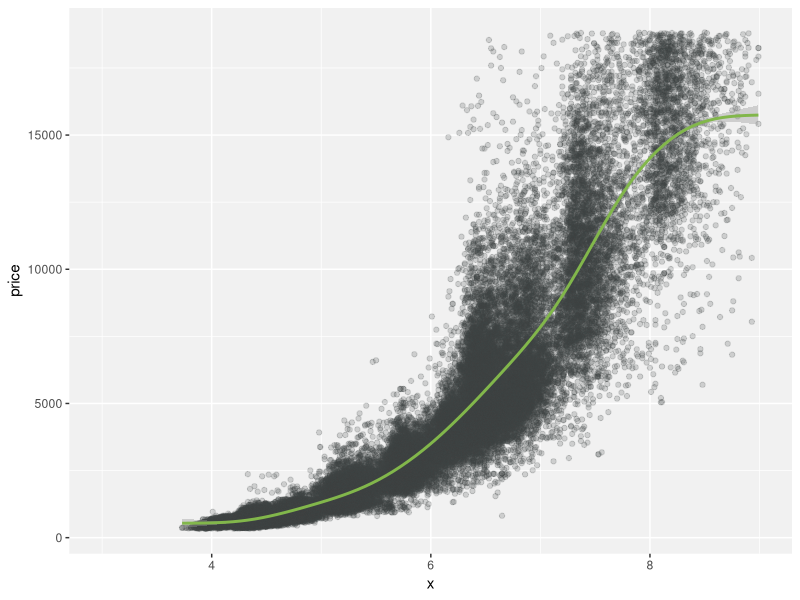
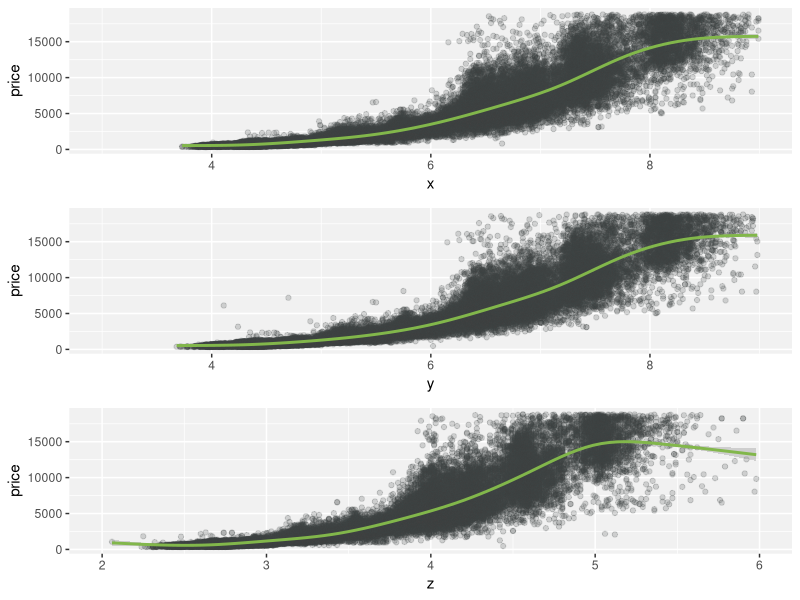
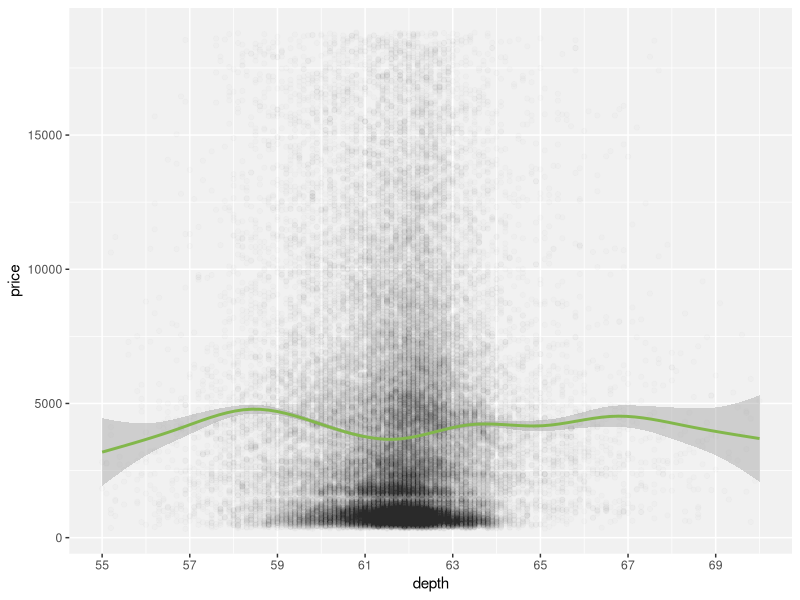
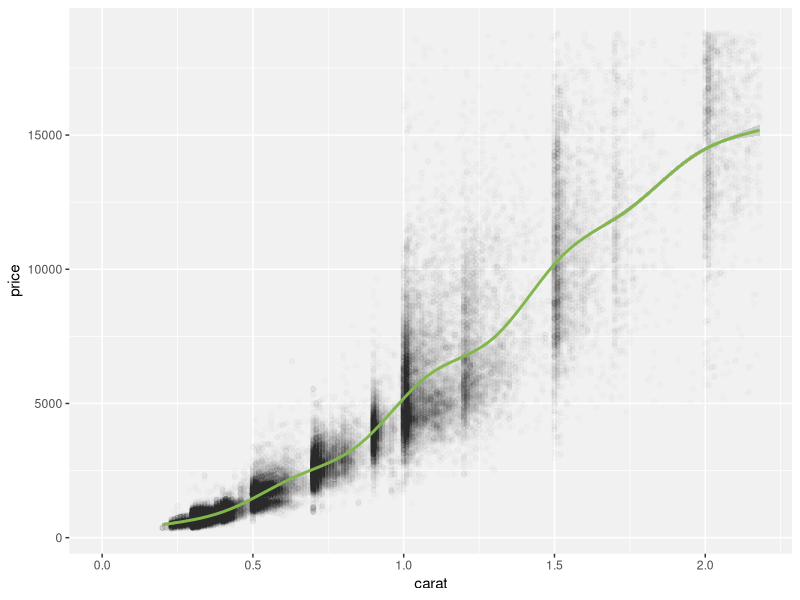
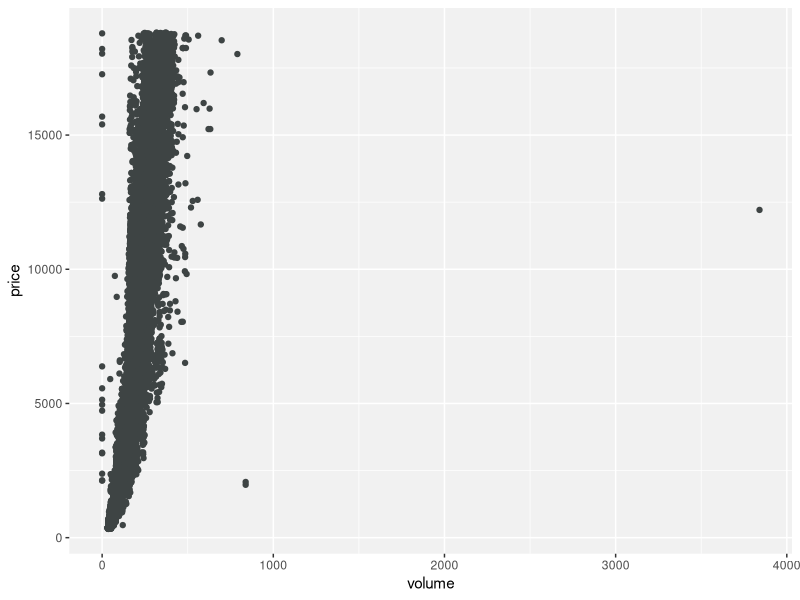

Here is the R script that generated these plots, in order: (Note: this script raises an error after producing the figures.)
## ---- chunk 1
library(ggplot2) #must load the ggplot package first
data(diamonds) #loads the diamonds data set since it comes with the ggplot package
summary(diamonds)
str(diamonds)
?diamonds
## ---- chunk 2
ggplot(aes(x=x, y=price), data=diamonds) + 
  geom_point(alpha=0.2, color=I("#3e4444")) + 
  geom_smooth(color=I("#82b74b")) +
  xlim(3, 9) +
  theme(panel.background = element_rect(fill = I("#f1f1f1")))
## ---- chunk 3
library(gridExtra)
p1 <- ggplot(aes(x=x, y=price), data=diamonds) + 
        geom_point(alpha=0.2, color=I("#3e4444")) + 
        geom_smooth(color=I("#82b74b")) +
        xlim(3, 9) +
        theme(panel.background = element_rect(fill = I("#f1f1f1")))
p2 <- ggplot(aes(x=y, y=price), data=diamonds) + 
        geom_point(alpha=0.2, color=I("#3e4444")) + 
        geom_smooth(color=I("#82b74b")) +
        xlim(3, 9) +
        theme(panel.background = element_rect(fill = I("#f1f1f1")))
p3 <- ggplot(aes(x=z, y=price), data=diamonds) + 
        geom_point(alpha=0.2, color=I("#3e4444")) + 
        geom_smooth(color=I("#82b74b")) +
        xlim(2, 6) +
        theme(panel.background = element_rect(fill = I("#f1f1f1")))
grid.arrange(p1, p2, p3, ncol = 1)
## ---- chunk 4
with(diamonds, cor.test(x, price, method="pearson"))
with(diamonds, cor.test(y, price, method="pearson"))
with(diamonds, cor.test(z, price, method="pearson"))
## ---- chunk 5
ggplot(aes(x=depth, y=price), data=diamonds) + 
  geom_point(alpha=0.01, color=I("#3e4444")) + 
  geom_smooth(color=I("#82b74b")) +
  scale_x_continuous(breaks=seq(55, 70, 2), limits=c(55, 70)) +
  theme(panel.background = element_rect(fill = I("#f1f1f1")))
## ---- chunk 6
with(diamonds, cor.test(depth, price, method="pearson"))
## ---- chunk 7
ggplot(aes(x=carat, y=price), data=diamonds) + 
  geom_point(alpha=0.01, color=I("#3e4444")) + 
  geom_smooth(color=I("#82b74b")) +
  scale_x_continuous(breaks=seq(0, 2.5, 0.5), limits=c(0, quantile(diamonds$carat, 0.99))) +
  theme(panel.background = element_rect(fill = I("#f1f1f1")))
## ---- chunk 8
with(diamonds, cor.test(carat, price, method="pearson"))
## ---- chunk 9
diamonds$volume <- with(diamonds, x * y *z)
## ---- chunk 10
ggplot(aes(x=volume, y=price), data=diamonds) + 
  geom_point(alpha=1, color=I("#3e4444")) + 
  theme(panel.background = element_rect(fill = I("#f1f1f1")))
## ---- chunk 11
#library(plyr)
count(diamonds$volume == 0)
#detach("package:plyr", unload=TRUE)
## ---- chunk 12
with(subset(diamonds, volume > 0. & volume <= 800.), cor.test(volume, price, method="pearson"))
## ---- chunk 13
ggplot(aes(x=volume, y=price), data=subset(diamonds, volume > 0. & volume <= 800.)) + 
  geom_point(alpha=0.1, color=I("#3e4444")) + 
  geom_smooth(method="lm", color=I("#82b74b")) +
  scale_y_continuous(limits=c(0, 20000)) +
  theme(panel.background = element_rect(fill = I("#f1f1f1")))
## ---- chunk 14
library(dplyr)
suppressMessages(library(ggplot2))
suppressMessages(library(dplyr))
## ---- chunk 15
diamondsByClarity <- diamonds %>%
  group_by(clarity) %>%
  summarise(mean_price = mean(price),
          median_price = median(price),
          min_price = min(price),
          max_price = max(price),
          n = n()) %>%
  arrange(desc(median_price))
head(diamondsByClarity, 10)
## ---- chunk 16
diamonds_by_clarity <- group_by(diamonds, clarity)
diamonds_mp_by_clarity <- summarise(diamonds_by_clarity, mean_price = mean(price))

diamonds_by_color <- group_by(diamonds, color)
diamonds_mp_by_color <- summarise(diamonds_by_color, mean_price = mean(price))

p1 <- ggplot(aes(x=clarity, y=mean_price, color=clarity, fill=clarity), data=diamonds_mp_by_clarity) + 
  geom_bar(stat="identity") + 
  theme(legend.position="none")

p2 <- ggplot(aes(x=color, y=mean_price, color=color, fill=color), data=diamonds_mp_by_color) + 
  geom_bar(stat="identity") +
  theme(legend.position="none")

grid.arrange(p1, p2, ncol = 1)
